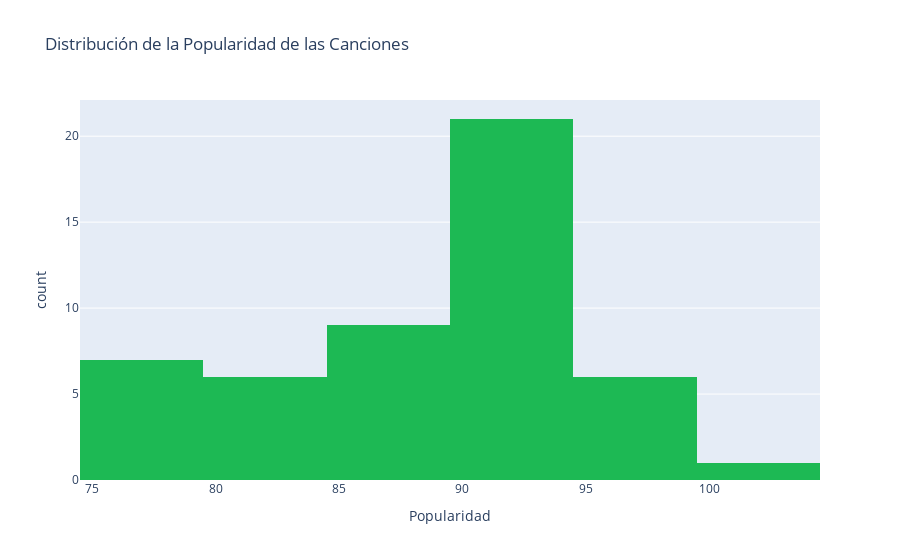

The notebook cell saved with this chart:
### Markdown cell above
Distribucion de popularidad de las canciones

### Code cell
# Histograma interactivo de la popularidad de las canciones
fig = px.histogram(df, x='Popularity',
                   title='Distribución de la Popularidad de las Canciones',
                   labels={'Popularity': 'Popularidad'},
                   nbins=10, color_discrete_sequence=['#1DB954'])
fig.show()

### Figure 1 — Plotly figure (JSON) as saved in the notebook; plotly's stock layout.template omitted (floating-point values rounded to 4 significant figures)
{"data": [{"alignmentgroup": "True", "bingroup": "x", "hovertemplate": "Popularidad=%{x}<br>count=%{y}<extra></extra>", "legendgroup": "", "marker": {"color": "#1DB954", "pattern": {"shape": ""}}, "name": "", "nbinsx": 10, "offsetgroup": "", "orientation": "v", "showlegend": false, "type": "histogram", "x": [92, 100, 97, 98, 83, 95, 96, 97, 92, 91, 80, 90, 92, 80, 88, 88, 90, 77, 91, 81, 95, 94, 79, 92, 79, 91, 92, 89, 79, 91, 91, 91, 90, 92, 91, 92, 78, 91, 90, 89, 88, 91, 80, 77, 89, 80, 77, 89, 86, 89], "xaxis": "x", "yaxis": "y"}], "layout": {"barmode": "relative", "legend": {"tracegroupgap": 0}, "title": {"text": "Distribución de la Popularidad de las Canciones"}, "xaxis": {"anchor": "y", "domain": [0, 1], "title": {"text": "Popularidad"}}, "yaxis": {"anchor": "x", "domain": [0, 1], "title": {"text": "count"}}}}
